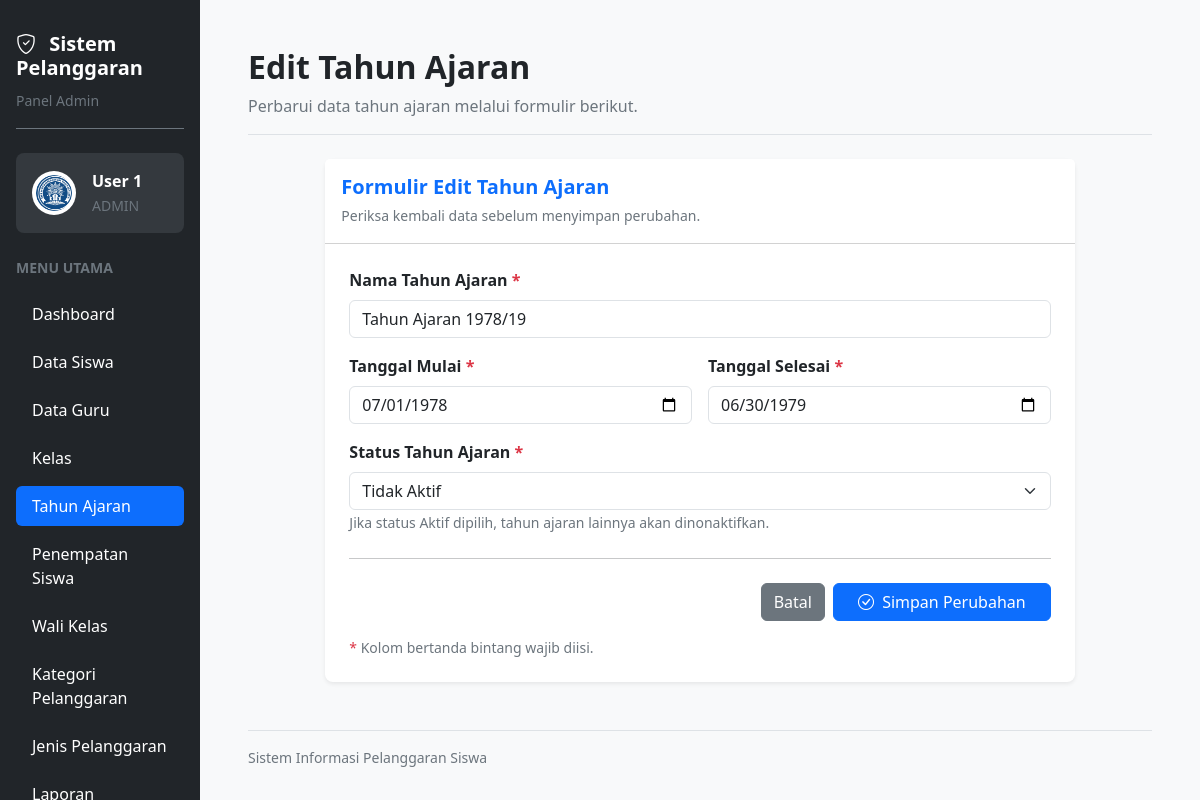
/edit_tahun_ajaran.php?id=1 (signed in), run on the app's committed database.
### tables this page shows
CREATE TABLE `t_tahun_ajaran` (
  `id` int(11) NOT NULL,
  `nama` varchar(20) NOT NULL,
  `tanggal_mulai` date NOT NULL,
  `tanggal_selesai` date NOT NULL,
  `status_aktif` tinyint(1) NOT NULL,
  `created_at` timestamp NOT NULL DEFAULT current_timestamp(),
  `updated_at` timestamp NOT NULL DEFAULT current_timestamp()
);

### edit_tahun_ajaran.php (the view, shortened to what this page needs)
<?php
require_once __DIR__ . "/config/koneksi.php";
$id = (int) ($_GET['id'] ?? $_POST['id'] ?? 0);
$stmt = mysqli_prepare(
    $koneksi,
    "SELECT * FROM t_tahun_ajaran WHERE id = ?"
);
mysqli_stmt_bind_param($stmt, "i", $id);
mysqli_stmt_execute($stmt);
$query = mysqli_stmt_get_result($stmt);
$tahun = mysqli_fetch_assoc($query);
?>
<!DOCTYPE html>
<html lang="id">
<head>
    <link
        href="https://cdn.jsdelivr.net/npm/bootstrap@5.3.3/dist/css/bootstrap.min.css"
        rel="stylesheet"
    >
    <link
        href="https://cdn.jsdelivr.net/npm/bootstrap-icons@1.11.3/font/bootstrap-icons.min.css"
        rel="stylesheet"
    >
</head>
<body class="bg-light overflow-hidden">
<div class="container-fluid vh-100 overflow-hidden">
    <div class="row h-100 flex-nowrap">
        <aside class="col-3 col-md-3 col-lg-2 bg-dark vh-100 overflow-auto p-3 flex-shrink-0">
            <div class="text-white mb-4 pt-3 pb-3 border-bottom border-secondary">
                <h5 class="fw-bold mb-2">
                    <i class="bi bi-shield-check me-2"></i>
                    Sistem Pelanggaran
                </h5>
                <small class="text-secondary">
                    Panel Admin
                </small>
            </div>
            <div class="bg-secondary bg-opacity-25 rounded-3 p-3 mb-4">
                <div class="d-flex align-items-center gap-3">
                    <img
                        src="logo.png"
                        alt="Logo Aplikasi"
                        width="44"
                        height="44"
                        class="rounded-circle bg-white p-1"
                    >
                    <div class="text-white text-break">
                        <div class="fw-semibold">
                            <?= htmlspecialchars($_SESSION['name'] ?? 'Pengguna'); ?>
                        </div>
                        <small class="text-secondary">
                            ADMIN
                        </small>
                    </div>
                </div>
            </div>
            <div class="text-secondary small fw-semibold mb-3">
                MENU UTAMA
            </div>
            <ul class="nav nav-pills flex-column gap-2">
                <li class="nav-item">
                    <a href="dashboard.php" class="nav-link text-white rounded-2 py-2 px-3">
                        Dashboard
                    </a>
                </li>
                <li class="nav-item">
                    <a href="siswa.php" class="nav-link text-white rounded-2 py-2 px-3">
                        Data Siswa
                    </a>
                </li>
                <li class="nav-item">
                    <a href="guru.php" class="nav-link text-white rounded-2 py-2 px-3">
                        Data Guru
                    </a>
                </li>
                <li class="nav-item">
                    <a href="kelas.php" class="nav-link text-white rounded-2 py-2 px-3">
                        Kelas
                    </a>
                </li>
                <li class="nav-item">
                    <a href="tahun_ajaran.php" class="nav-link active rounded-2 py-2 px-3">
                        Tahun Ajaran
                    </a>
                </li>
                <li class="nav-item">
                    <a href="penempatan_siswa.php" class="nav-link text-white rounded-2 py-2 px-3">
                        Penempatan Siswa
                    </a>
                </li>
                <li class="nav-item">
                    <a href="wali_kelas.php" class="nav-link text-white rounded-2 py-2 px-3">
                        Wali Kelas
                    </a>
                </li>
                <li class="nav-item">
                    <a href="kategori_pelanggaran.php" class="nav-link text-white rounded-2 py-2 px-3">
                        Kategori Pelanggaran
                    </a>
                </li>
                <li class="nav-item">
                    <a href="jenis_pelanggaran.php" class="nav-link text-white rounded-2 py-2 px-3">
                        Jenis Pelanggaran
                    </a>
                </li>
                <li class="nav-item">
                    <a href="laporan.php" class="nav-link text-white rounded-2 py-2 px-3">
                    </a>
                </li>
            </ul>
        </aside>
        <main class="col-9 col-md-9 col-lg-10 vh-100 overflow-auto p-3 p-lg-5">
            <div class="mb-4 pb-3 border-bottom">
                <h2 class="fw-bold mb-2">
                    Edit Tahun Ajaran
                </h2>
                <p class="text-secondary mb-0">
                    Perbarui data tahun ajaran melalui formulir berikut.
                </p>
            </div>
            <div class="row justify-content-center">
                <div class="col-12 col-xl-10">
                    <div class="card border-0 shadow-sm rounded-3">
                        <div class="card-header bg-white p-3">
                            <h5 class="fw-bold mb-1 text-primary">
                                Formulir Edit Tahun Ajaran
                            </h5>
                            <small class="text-secondary">
                                Periksa kembali data sebelum menyimpan perubahan.
                            </small>
                        </div>
                        <div class="card-body p-3 p-md-4">
                            <form
                                method="POST"
                                action="edit_tahun_ajaran.php?id=<?= $id; ?>"
                            >
                                <div class="row g-3">
                                    <div class="col-12">
                                        <label for="nama" class="form-label fw-semibold">
                                            Nama Tahun Ajaran
                                            <span class="text-danger">*</span>
                                        </label>
                                        <input
                                            type="text"
                                            name="nama"
                                            id="nama"
                                            class="form-control"
                                            placeholder="Contoh: 2026/2027"
                                            value="<?= htmlspecialchars($tahun['nama'] ?? ''); ?>"
                                            required
                                        >
                                    </div>
                                    <div class="col-12 col-md-6">
                                        <label for="tanggal_mulai" class="form-label fw-semibold">
                                            Tanggal Mulai
                                            <span class="text-danger">*</span>
                                        </label>
                                        <input
                                            type="date"
                                            name="tanggal_mulai"
                                            id="tanggal_mulai"
                                            class="form-control"
                                            value="<?= htmlspecialchars($tahun['tanggal_mulai'] ?? ''); ?>"
                                            required
                                        >
                                    </div>
                                    <div class="col-12 col-md-6">
                                        <label for="tanggal_selesai" class="form-label fw-semibold">
                                            Tanggal Selesai
                                            <span class="text-danger">*</span>
                                        </label>
                                        <input
                                            type="date"
                                            name="tanggal_selesai"
                                            id="tanggal_selesai"
                                            class="form-control"
                                            value="<?= htmlspecialchars($tahun['tanggal_selesai'] ?? ''); ?>"
                                            required
                                        >
                                    </div>
                                    <div class="col-12">
                                        <label for="status_aktif" class="form-label fw-semibold">
                                            Status Tahun Ajaran
                                            <span class="text-danger">*</span>
                                        </label>
                                        <select
                                            name="status_aktif"
                                            id="status_aktif"
                                            class="form-select"
                                            required
                                        >
                                            <option
                                                value="0"
                                                <?= (string) $tahun['status_aktif'] === '0' ? 'selected' : ''; ?>
                                            >
                                                Tidak Aktif
                                            </option>
                                        </select>
                                        <small class="text-secondary">
                                            Jika status Aktif dipilih, tahun ajaran lainnya akan dinonaktifkan.
                                        </small>
                                    </div>
                                </div>
                                <hr class="my-4">
                                <div class="d-flex flex-wrap justify-content-end gap-2">
                                    <a href="tahun_ajaran.php" class="btn btn-secondary">
                                        Batal
                                    </a>
                                    <button
                                        type="submit"
                                        name="simpan"
                                        class="btn btn-primary px-4"
                                    >
                                        <i class="bi bi-check-circle me-1"></i>
                                        Simpan Perubahan
                                    </button>
                                </div>
                                <p class="text-secondary small mt-3 mb-0">
                                    <span class="text-danger">*</span>
                                    Kolom bertanda bintang wajib diisi.
                                </p>
                            </form>
                        </div>
                    </div>
                </div>
            </div>
            <div class="text-secondary small mt-5 pt-3 border-top">
                Sistem Informasi Pelanggaran Siswa
            </div>
        </main>
    </div>
</div>
</body>
</html>

### data on the page
t_tahun_ajaran: nama "Tahun Ajaran 1978/19", tanggal_mulai "07/01/1978", tanggal_selesai "06/30/1979", status_aktif "Tidak Aktif"

### other printed values
$_SESSION['name'] "User 1"
